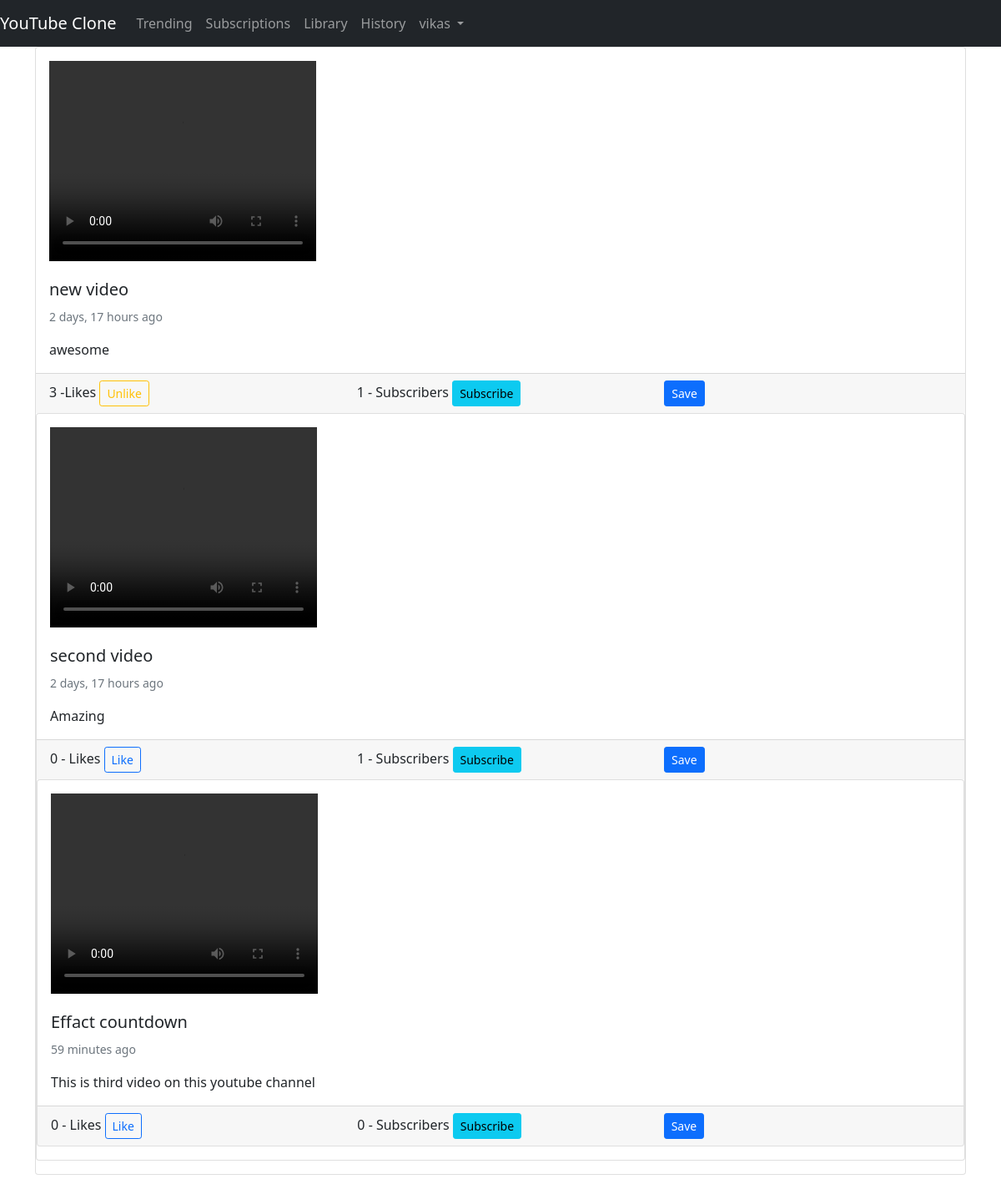
The app's page / (signed in) with its own data.
### videos/models.py (models this page shows, shortened)
class Video(models.Model):
    user = models.ForeignKey(User, on_delete=models.CASCADE)
    title = models.CharField(max_length=200)
    description = models.TextField(blank=True, null=True)
    video_file = models.FileField(upload_to='videos')
    likes = models.ManyToManyField(User, related_name='video_like', blank=True)
    created_on = models.DateTimeField(auto_now_add=True)
    views = models.IntegerField(default=0)
    def total_likes(self):
        return self.likes.count()

class Channel(models.Model):
    user = models.OneToOneField(User, on_delete=models.CASCADE)
    video = models.ForeignKey("Video", on_delete=models.CASCADE, null=True, blank=True)
    subscribe = models.ManyToManyField('self', related_name='subcripbe_by', symmetrical=False, blank=True)
    channel_name = models.CharField(max_length=200)
    image = models.ImageField(upload_to='images')
    bio = models.TextField(blank=True, null=True)
    social_link = models.CharField(max_length=300)
    updated_on = models.DateTimeField(User, auto_now=True)
    def total_subscribers(self):
        return self.subscribe.count()

### videos/views.py (the view)
# urls.py: path('', views.home, name='home'),
@login_required(login_url='login')
def home(request):
    videos = Video.objects.all()
    return render(request, 'videos/home.html', {'videos':videos})

### videos/templates/videos/home.html (shortened to what this page needs)
{% extends 'videos/base.html' %}
{% block content %}
    <div class="container">
        {% for video in videos %}
        <div class="card mb-3">
            <div class="card-body">
                <a href="{% url 'show_video' video.id %}">
                <video width="320" height="240" controls>
                    <source src="{{ video.video_file.url }}" type="video/mp4">
                </video>
                </a>
                <h5 class="card-title mt-3">{{ video.title }}</h5>
                <p class="card-text"><small class="text-muted">
                   {{ video.created_on|timesince }} ago
                </small></p>
                <p class="card-text">{{ video.description }}</p>
            </div>
            <div class="card-footer">
                <div class="row">
                    <div class="col-md-4">
                        {% if request.user in video.likes.all %}
                        {{ video.total_likes }} -Likes <a href="{% url 'like_video' video.id %}" class="btn btn-outline-warning btn-sm">Unlike</a>
                        {% else %}
                        {{ video.total_likes }} - Likes <a href="{% url 'like_video' video.id %}" class="btn btn-outline-primary btn-sm">Like</a>
                        {% endif %}
                    </div>
                    <div class="col-md-4">
                        {{ video.user.channel.total_subscribers }} - Subscribers
                        {% if request.user in video.user.channel.subscribe.all %}
                            <a href="{% url 'subscribe' video.user.channel.id %}" class="btn btn-warning btn-sm">Unsubscribe</a>
                        {% else %}
                            <a href="{% url 'subscribe' video.user.channel.id %}" class="btn btn-info btn-sm">Subscribe</a>
                        {% endif %}
                    </div>
                    <div class="col-md-4">
                        {% if video in video.user.savevideo.all %}
                            <a href="{% url 'save_video' video.id %}" class="btn btn-primary btn-sm">Unsave</a>
                        {% else %}
                            <a href="{% url 'save_video' video.id %}" class="btn btn-primary btn-sm">Save</a>
                        {% endif %}
                    </div>
            </div>
        </div>
        {% endfor %}
    </div>
{% endblock content %}

### videos/templates/videos/base.html (shortened to what this page needs)
<!doctype html>
<html lang="en">
  <head>
    <link href="https://cdn.jsdelivr.net/npm/bootstrap@5.0.2/dist/css/bootstrap.min.css" rel="stylesheet">
  </head>
  <body>
    <nav class="navbar navbar-expand-lg navbar-dark bg-dark">
        <a class="navbar-brand" href="/">YouTube Clone</a>
        <div class="collapse navbar-collapse" id="navbarNav">
          <ul class="navbar-nav ml-auto">
            <li class="nav-item active">
              <a class="nav-link" href="{% url 'tranding' %}">Trending</a>
            </li>
            <li class="nav-item active">
              <a class="nav-link" href="#">Subscriptions</a>
            </li>
            <li class="nav-item active">
              <a class="nav-link" href="{% url 'library' %}">Library</a>
            </li>
            <li class="nav-item active">
              <a class="nav-link" href="{% url 'history' %}">History</a>
            </li>
            {% if request.user.is_authenticated %}
            <li class="nav-item dropdown">
              <a class="nav-link dropdown-toggle" href="#" id="navbarDropdown" role="button" data-bs-toggle="dropdown" aria-expanded="false">
                {{request.user.username}}
              </a>
            </li>
            {% endif %}
          </ul>
        </div>
      </nav>
      {% block content %}
      {% endblock content %}
  </body>
</html>

### records on screen
Video: title "new video", created_on "2 days, 17 hours", description "awesome", total_likes "3", user.channel.total_subscribers "1", shows "Subscribe", shows "Save"
Video: title "second video", created_on "2 days, 17 hours", description "Amazing", total_likes "0", user.channel.total_subscribers "1", shows "Subscribe", shows "Save"
Video: title "Effact countdown", created_on "59 minutes", description "This is third video on this youtube channel", total_likes "0", user.channel.total_subscribers "0", shows "Subscribe", shows "Save"

### other values on screen
{{ request.user.username }} "vikas"
